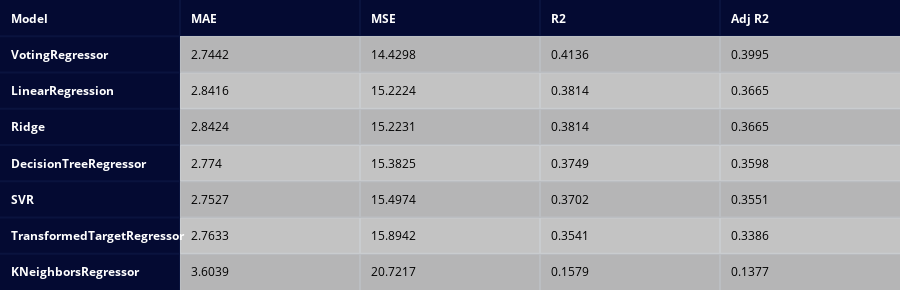

Here is the notebook cell this chart was saved with:
### Code cell
create_table(pd_metric.round(4).sort_values(by='Adj R2', ascending=False), index_title='Model',index=True)

### Figure 1 — Plotly figure (JSON) as saved in the notebook; plotly's stock layout.template omitted (floating-point values rounded to 4 significant figures)
{"data": [{"colorscale": [[0, "#00083e"], [0.5, "#ededee"], [1, "#ffffff"]], "hoverinfo": "none", "opacity": 0.75, "showscale": false, "z": [[0, 0, 0, 0, 0], [0, 0.5, 0.5, 0.5, 0.5], [0, 1, 1, 1, 1], [0, 0.5, 0.5, 0.5, 0.5], [0, 1, 1, 1, 1], [0, 0.5, 0.5, 0.5, 0.5], [0, 1, 1, 1, 1], [0, 0.5, 0.5, 0.5, 0.5]], "type": "heatmap"}], "layout": {"annotations": [{"align": "left", "font": {"color": "#ffffff"}, "showarrow": false, "text": "<b>Model</b>", "x": -0.45, "xanchor": "left", "xref": "x", "y": 0, "yref": "y"}, {"align": "left", "font": {"color": "#ffffff"}, "showarrow": false, "text": "<b>MAE</b>", "x": 0.55, "xanchor": "left", "xref": "x", "y": 0, "yref": "y"}, {"align": "left", "font": {"color": "#ffffff"}, "showarrow": false, "text": "<b>MSE</b>", "x": 1.55, "xanchor": "left", "xref": "x", "y": 0, "yref": "y"}, {"align": "left", "font": {"color": "#ffffff"}, "showarrow": false, "text": "<b>R2</b>", "x": 2.55, "xanchor": "left", "xref": "x", "y": 0, "yref": "y"}, {"align": "left", "font": {"color": "#ffffff"}, "showarrow": false, "text": "<b>Adj R2</b>", "x": 3.55, "xanchor": "left", "xref": "x", "y": 0, "yref": "y"}, {"align": "left", "font": {"color": "#ffffff"}, "showarrow": false, "text": "<b>VotingRegressor</b>", "x": -0.45, "xanchor": "left", "xref": "x", "y": 1, "yref": "y"}, {"align": "left", "font": {"color": "#000000"}, "showarrow": false, "text": "2.7442", "x": 0.55, "xanchor": "left", "xref": "x", "y": 1, "yref": "y"}, {"align": "left", "font": {"color": "#000000"}, "showarrow": false, "text": "14.4298", "x": 1.55, "xanchor": "left", "xref": "x", "y": 1, "yref": "y"}, {"align": "left", "font": {"color": "#000000"}, "showarrow": false, "text": "0.4136", "x": 2.55, "xanchor": "left", "xref": "x", "y": 1, "yref": "y"}, {"align": "left", "font": {"color": "#000000"}, "showarrow": false, "text": "0.3995", "x": 3.55, "xanchor": "left", "xref": "x", "y": 1, "yref": "y"}, {"align": "left", "font": {"color": "#ffffff"}, "showarrow": false, "text": "<b>LinearRegression</b>", "x": -0.45, "xanchor": "left", "xref": "x", "y": 2, "yref": "y"}, {"align": "left", "font": {"color": "#000000"}, "showarrow": false, "text": "2.8416", "x": 0.55, "xanchor": "left", "xref": "x", "y": 2, "yref": "y"}, {"align": "left", "font": {"color": "#000000"}, "showarrow": false, "text": "15.2224", "x": 1.55, "xanchor": "left", "xref": "x", "y": 2, "yref": "y"}, {"align": "left", "font": {"color": "#000000"}, "showarrow": false, "text": "0.3814", "x": 2.55, "xanchor": "left", "xref": "x", "y": 2, "yref": "y"}, {"align": "left", "font": {"color": "#000000"}, "showarrow": false, "text": "0.3665", "x": 3.55, "xanchor": "left", "xref": "x", "y": 2, "yref": "y"}, {"align": "left", "font": {"color": "#ffffff"}, "showarrow": false, "text": "<b>Ridge</b>", "x": -0.45, "xanchor": "left", "xref": "x", "y": 3, "yref": "y"}, {"align": "left", "font": {"color": "#000000"}, "showarrow": false, "text": "2.8424", "x": 0.55, "xanchor": "left", "xref": "x", "y": 3, "yref": "y"}, {"align": "left", "font": {"color": "#000000"}, "showarrow": false, "text": "15.2231", "x": 1.55, "xanchor": "left", "xref": "x", "y": 3, "yref": "y"}, {"align": "left", "font": {"color": "#000000"}, "showarrow": false, "text": "0.3814", "x": 2.55, "xanchor": "left", "xref": "x", "y": 3, "yref": "y"}, {"align": "left", "font": {"color": "#000000"}, "showarrow": false, "text": "0.3665", "x": 3.55, "xanchor": "left", "xref": "x", "y": 3, "yref": "y"}, {"align": "left", "font": {"color": "#ffffff"}, "showarrow": false, "text": "<b>DecisionTreeRegressor</b>", "x": -0.45, "xanchor": "left", "xref": "x", "y": 4, "yref": "y"}, {"align": "left", "font": {"color": "#000000"}, "showarrow": false, "text": "2.774", "x": 0.55, "xanchor": "left", "xref": "x", "y": 4, "yref": "y"}, {"align": "left", "font": {"color": "#000000"}, "showarrow": false, "text": "15.3825", "x": 1.55, "xanchor": "left", "xref": "x", "y": 4, "yref": "y"}, {"align": "left", "font": {"color": "#000000"}, "showarrow": false, "text": "0.3749", "x": 2.55, "xanchor": "left", "xref": "x", "y": 4, "yref": "y"}, {"align": "left", "font": {"color": "#000000"}, "showarrow": false, "text": "0.3598", "x": 3.55, "xanchor": "left", "xref": "x", "y": 4, "yref": "y"}, {"align": "left", "font": {"color": "#ffffff"}, "showarrow": false, "text": "<b>SVR</b>", "x": -0.45, "xanchor": "left", "xref": "x", "y": 5, "yref": "y"}, {"align": "left", "font": {"color": "#000000"}, "showarrow": false, "text": "2.7527", "x": 0.55, "xanchor": "left", "xref": "x", "y": 5, "yref": "y"}, {"align": "left", "font": {"color": "#000000"}, "showarrow": false, "text": "15.4974", "x": 1.55, "xanchor": "left", "xref": "x", "y": 5, "yref": "y"}, {"align": "left", "font": {"color": "#000000"}, "showarrow": false, "text": "0.3702", "x": 2.55, "xanchor": "left", "xref": "x", "y": 5, "yref": "y"}, {"align": "left", "font": {"color": "#000000"}, "showarrow": false, "text": "0.3551", "x": 3.55, "xanchor": "left", "xref": "x", "y": 5, "yref": "y"}, {"align": "left", "font": {"color": "#ffffff"}, "showarrow": false, "text": "<b>TransformedTargetRegressor</b>", "x": -0.45, "xanchor": "left", "xref": "x", "y": 6, "yref": "y"}, {"align": "left", "font": {"color": "#000000"}, "showarrow": false, "text": "2.7633", "x": 0.55, "xanchor": "left", "xref": "x", "y": 6, "yref": "y"}, {"align": "left", "font": {"color": "#000000"}, "showarrow": false, "text": "15.8942", "x": 1.55, "xanchor": "left", "xref": "x", "y": 6, "yref": "y"}, {"align": "left", "font": {"color": "#000000"}, "showarrow": false, "text": "0.3541", "x": 2.55, "xanchor": "left", "xref": "x", "y": 6, "yref": "y"}, {"align": "left", "font": {"color": "#000000"}, "showarrow": false, "text": "0.3386", "x": 3.55, "xanchor": "left", "xref": "x", "y": 6, "yref": "y"}, {"align": "left", "font": {"color": "#ffffff"}, "showarrow": false, "text": "<b>KNeighborsRegressor</b>", "x": -0.45, "xanchor": "left", "xref": "x", "y": 7, "yref": "y"}, {"align": "left", "font": {"color": "#000000"}, "showarrow": false, "text": "3.6039", "x": 0.55, "xanchor": "left", "xref": "x", "y": 7, "yref": "y"}, {"align": "left", "font": {"color": "#000000"}, "showarrow": false, "text": "20.7217", "x": 1.55, "xanchor": "left", "xref": "x", "y": 7, "yref": "y"}, {"align": "left", "font": {"color": "#000000"}, "showarrow": false, "text": "0.1579", "x": 2.55, "xanchor": "left", "xref": "x", "y": 7, "yref": "y"}, {"align": "left", "font": {"color": "#000000"}, "showarrow": false, "text": "0.1377", "x": 3.55, "xanchor": "left", "xref": "x", "y": 7, "yref": "y"}], "height": 290, "margin": {"b": 0, "l": 0, "r": 0, "t": 0}, "xaxis": {"dtick": 1, "gridwidth": 2, "showticklabels": false, "tick0": -0.5, "ticks": "", "zeroline": false}, "yaxis": {"autorange": "reversed", "dtick": 1, "gridwidth": 2, "showticklabels": false, "tick0": 0.5, "ticks": "", "zeroline": false}}}
